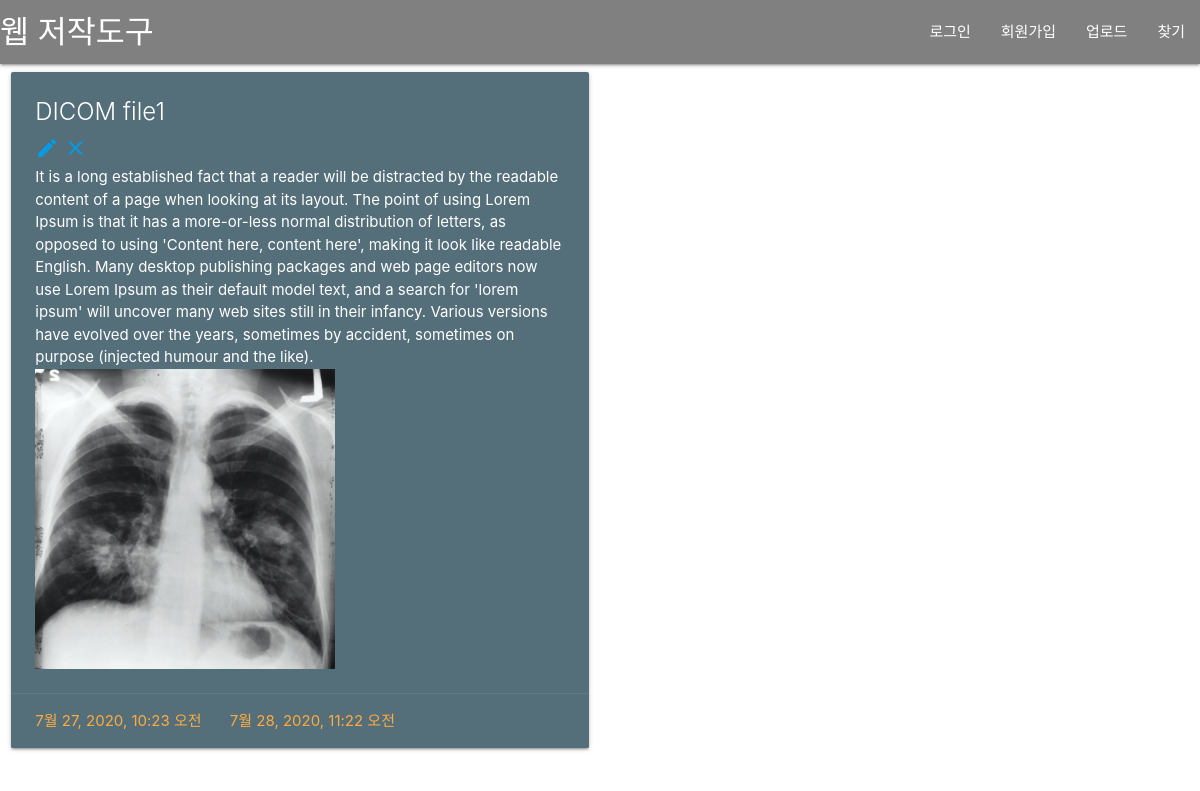
The app's page /post/2/ with its own data.
### post1/models.py (models this page shows, shortened)
class Post(models.Model):
    name = models.CharField(max_length = 200)
    age = models.IntegerField(null=True)
    image = models.ImageField(upload_to='image/', blank=True, null=True)
    slice_location = models.FloatField(null=True)
    text = models.TextField(null=True, blank=True)
    created_date = models.DateTimeField(default=timezone.now())
    published_date = models.DateTimeField(blank = True, null = True)
    class Meta:
        ordering=['-published_date']

### post1/views.py (the view)
# urls.py: path('post/<int:pk>/', views.post_detail, name="post_detail"),
def post_detail(request, pk):
    post = get_object_or_404(Post, pk=pk)
    return render(request, 'post1/post_detail.html',{'post':post})

### post1/templates/post1/post_detail.html
{% extends 'post1/base.html' %}
{% block content %}
<div>
    <div class="row">
        <div class="col s12 m6">
            <div class="card blue-grey darken-1">
            <div class="card-content white-text">
                <span class="card-title">{{post.name}}</span>
                <span><a href="{% url 'post_edit' pk=post.pk %}" ><i class="material-icons">create</i></a></span>
                <span><a href="{% url 'post_delete' pk=post.pk %}" ><i class="material-icons">clear</i></a></span>
                <p>{{post.text}}</p>
                {% if post.image %}
                    <img src="{{post.image.url}}" width="300" height="300" />
                {% endif %}
            </div>
            <div class="card-action">
                {% if post.published_date %}
                <a href="#">{{post.created_date}}</a>
                <a href="#">{{post.published_date}}</a>
                {% endif %}
            </div>
            </div>
        </div>
    </div>
</div>
{% endblock %}

### records on screen
Post: name "DICOM file1", text "It is a long established fact that a reader will be distracted by the readable content of a page when looking at its layout. The point of using Lorem Ipsum is that it has a more-or-less normal distribution of letters, as opposed to using 'Content here, content here', making it look like readable English. Many desktop publishing packages and web page editors now use Lorem Ipsum as their default model text, and a search for 'lorem ipsum' will uncover many web sites still in their infancy. Various versions have evolved over the years, sometimes by accident, sometimes on purpose (injected humour and the like).", image (picture), created_date "7월 27, 2020, 10:23 오전", published_date "7월 28, 2020, 11:22 오전"
